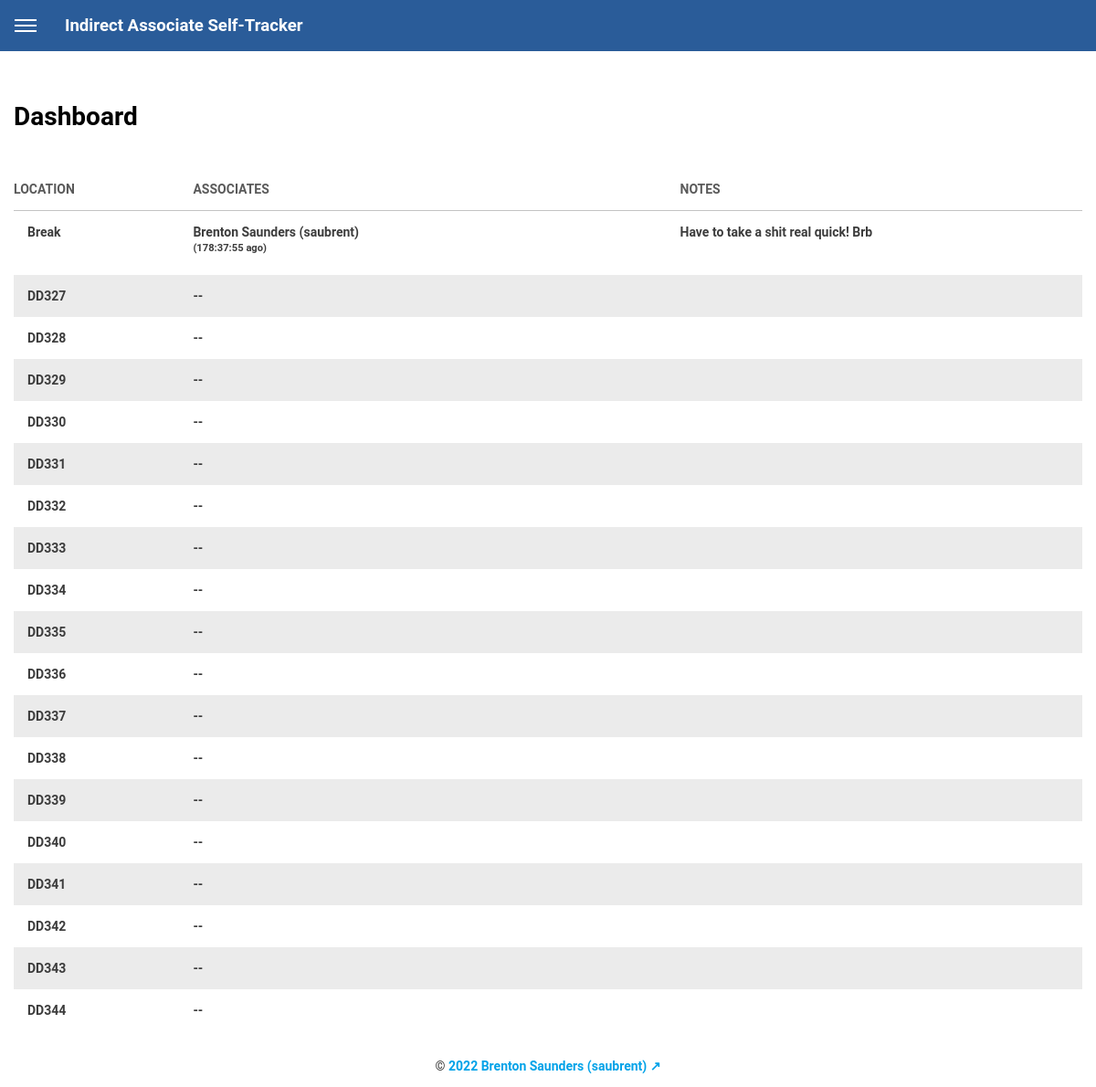
/dashboard/index.php, run on the app's committed database.
### tables this page shows
CREATE TABLE `associate_locations` (
  `id` int(11) NOT NULL,
  `associate_id` varchar(255) NOT NULL,
  `location_id` varchar(255) NOT NULL,
  `note` text NOT NULL,
  `time` datetime NOT NULL
);

CREATE TABLE `associates` (
  `id` varchar(255) NOT NULL,
  `name` varchar(255) NOT NULL
);

CREATE TABLE `locations` (
  `id` varchar(255) NOT NULL,
  `name` varchar(255) NOT NULL
);

### functions.php (called while the page is built, shortened)
<?php
function getAssociatesAtLocation($pdo, $locationId) {
    try {
        $stmt = $pdo->prepare(
            'SELECT t1.*, t3.name associate_name, t4.name location_name ' .
            'FROM associate_locations t1 ' .
            'JOIN (' .
            '    SELECT associate_id, MAX(time) max_time ' .
            '    FROM associate_locations ' .
            '    GROUP BY associate_id ' .
            ') t2 ' .
            'ON t1.associate_id = t2.associate_id AND ' .
            't1.time = t2.max_time AND ' .
            't1.location_id = :location_id ' .
            'JOIN associates t3 ' .
            'ON t1.associate_id = t3.id ' .
            'JOIN locations t4 ' .
            'ON t1.location_id = t4.id'
        );
        $stmt->execute([
            ':location_id' => $locationId
        ]);
        $rows = $stmt->fetchAll(PDO::FETCH_ASSOC);
        return $rows;
    } catch(PDOException $e) {
        echo 'Error querying database: ' . $e->getMessage();
    }
    return null;
}
function getLocations($pdo) {
    try {
        $stmt = $pdo->prepare(
            'SELECT * ' .
            'FROM locations ' .
            'ORDER BY name ASC'
        );
        $stmt->execute();
        $rows = $stmt->fetchAll(PDO::FETCH_ASSOC);
        foreach($rows as &$row) {
            $row['associates'] = getAssociatesAtLocation($pdo, $row['id']);
        }
        return $rows;
    } catch(PDOException $e) {
        echo 'Error querying database: ' . $e->getMessage();
    }
    return null;
}
function getTimeAgo($secs) {
    $hours = $secs / 3600;
    $minutes = $secs / 60 % 60;
    $seconds = $secs % 60;
    return sprintf('%02d:%02d:%02d', $hours, $minutes, $seconds);
}

### dashboard/index.php (the view)
<?php
require_once '../functions.php';
$pdo = getPdo();
$locations = getLocations($pdo);
require '../header.php';
?>
<div id="dashboard">
        <h1>Dashboard</h1>
        <div id="all-locations">
            <table>
                <tr>
                    <th>Location</th>
                    <th>Associates</th>
                    <th>Notes</th>
                </tr>
<?php
foreach($locations as $location) {
    echo "<tr>";
    echo "<td class=\"location\"><a href=\"location.php?location-id=${location['id']}\">${location['name']}</a></td>";
    echo "<td class=\"associates\">";
    if(count($location['associates']) === 0) {
        echo "--";
    } else {
        echo "<ul>";
        foreach($location['associates'] as $associate) {
            $now = strtotime('now');
            $then = strtotime($associate['time']);
            $seconds = $now - $then;
            $timeAgo = getTimeAgo($seconds);
            echo "<li><a href=\"find-associate.php?associate-id=${associate['associate_id']}\">${associate['associate_name']} (${associate['associate_id']})<span>($timeAgo ago)</span></a></li>";
        }
        echo "</ul>";
    }
    echo "</td>";
    echo "<td class=\"notes\">";
    echo "<ul>";
    foreach($location['associates'] as $associate) {
        echo "<li><a href=\"location.php?location-id=${location['id']}\">${associate['note']}</a></li>";
    }
    echo "</ul>";
    echo "</td>";
    echo "</tr>";
}
?>
        </table>
    </div>
</div>
<?php
require '../footer.php';
?>

### header.php (shortened to what this page needs)
<!DOCTYPE html>
<?php
$hideMenuClass = '';
?>
<html>
    <head>
        <link rel="stylesheet" href="<?php echo SITE_ROOT; ?>/css/index.css">
    </head>
    <body>
        <div class="wrapper<?php echo $hideMenuClass; ?>">
            <header>
                <div id="menu-button">
                    <div><div></div><div></div><div></div></div>
                </div>
                <div id="title">Indirect Associate Self-Tracker</div>
            </header>
            <main>

### footer.php
                </main>
            <footer>
            <div id="footer-copyright">&copy; <a href="mailto:brentonasaunders@gmail.com">2022 Brenton Saunders (saubrent) &nearr;</a></div>
            </footer>
        </div>
    </body>
</html>

### css/index.css (style rules this page uses)
* { margin: 0; padding: 0; box-sizing: border-box; }
html, body { width: 100%; height: 100%; }
.wrapper { display: flex; flex-flow: column; width: 100%; height: 100%; font-family: 'Roboto', sans-serif; font-size: 14px; -webkit-touch-callout: none; -webkit-user-select: none; -khtml-user-select: none; -moz-user-select: none; -ms-user-select: none; user-select: none; }
header { display: flex; height: 56px; background-color: rgb(42, 92, 153); color: rgb(255, 255, 255); font-size: 133%; font-weight: bold; }
footer { padding: 15px; }
#footer-copyright { font-weight: bold; color: rgb(60, 60, 60); text-align: center; }
#footer-copyright a { color: rgb(0, 162, 232); text-decoration: none; }
#menu-button { display: flex; align-items: center; justify-content: center; width: 56px; height: 56px; }
#menu-button > div { position: relative; }
#menu-button > div > div { position: relative; left: 0; width: 24px; height: 2px; background-color: rgb(255, 255, 255); transition: all 0.25s; }
#menu-button > div > div + div { margin-top: 4px; }
#title { display: flex; align-items: center; height: 56px; padding-left: 15px; }
main { flex: 1; padding: 15px; }
#dashboard { padding-top: 40px; }
#dashboard > h1 { font-size: 200%; }
#dashboard table { width: 100%; font-size: 100%; margin-top: 40px; border-collapse: collapse; }
#dashboard table tr:first-child { border-bottom: 1px solid rgb(195, 195, 195); }
#dashboard table th { text-align: left; text-transform: uppercase; color: rgb(90, 90, 90); background-color: rgb(255, 255, 255); }
#dashboard table th:first-child { padding: 15px 0; }
#dashboard table td { color: rgb(60, 60, 60); font-weight: bold; vertical-align: top; }
#dashboard table a { color: inherit; text-decoration: none; }
#all-locations li { height: 40px; }
#all-locations .notes { max-width: 150px; }
#all-locations .notes li { width: 100%; overflow: hidden; white-space: nowrap; text-overflow: ellipsis; }
#all-locations .associates span { display: block; font-size: 80%; margin-top: 3px; }
#dashboard table td:first-child { padding-top: 15px; padding-left: 15px; padding-bottom: 15px; }
#dashboard table td:not(:first-child) { padding-top: 15px; padding-bottom: 15px; }
#dashboard table tr:nth-child(odd) { background-color: rgb(235, 235, 235); }
#dashboard table ul { list-style-type: none; }

### data on the page
associate_locations: associate_name "Brenton Saunders", associate_id "saubrent", time "178:37:55", note "Have to take a shit real quick! Brb"
locations: name "DD327"
locations: name "DD328"
locations: name "DD329"
locations: name "DD330"
locations: name "DD331"
locations: name "DD332"
locations: name "DD333"
locations: name "DD334"
locations: name "DD335"
locations: name "DD336"
locations: name "DD337"
locations: name "DD338"
locations: name "DD339"
locations: name "DD340"
locations: name "DD341"
locations: name "DD342"
locations: name "DD343"
locations: name "DD344"
